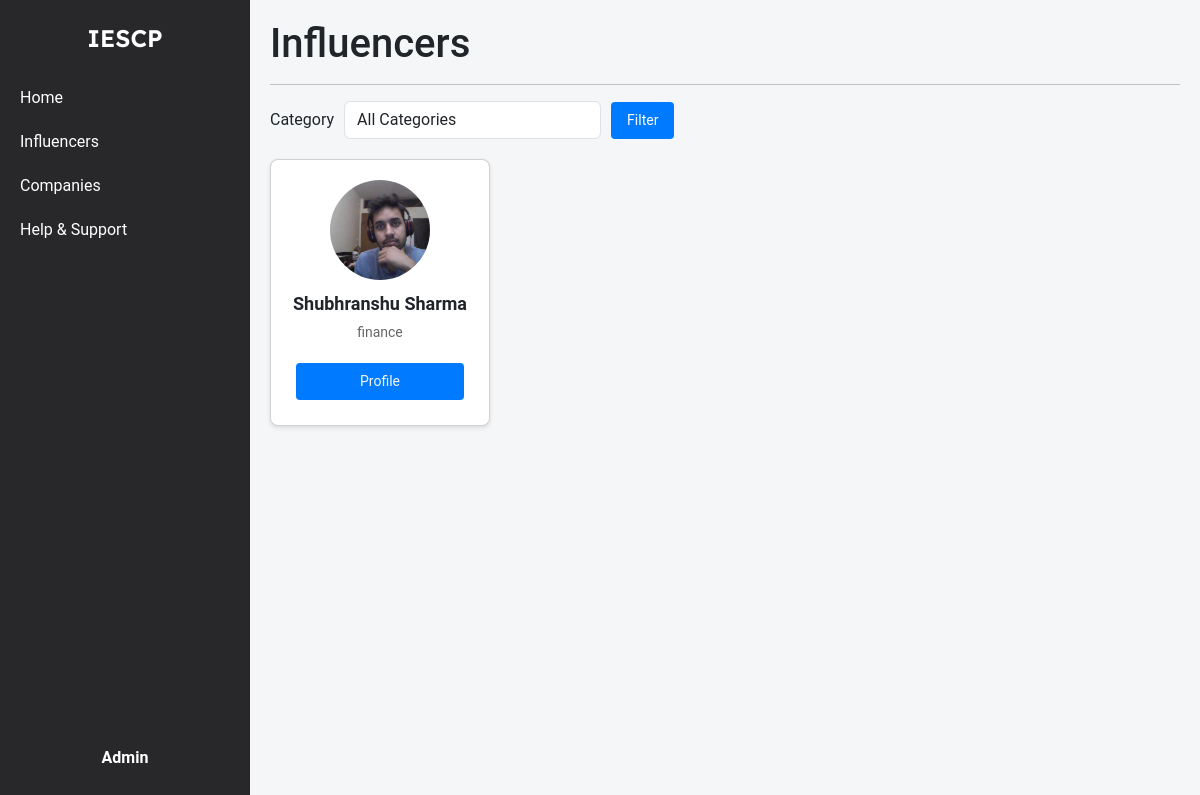
Page /admin/influencer_view (signed in) on the earlier database version.
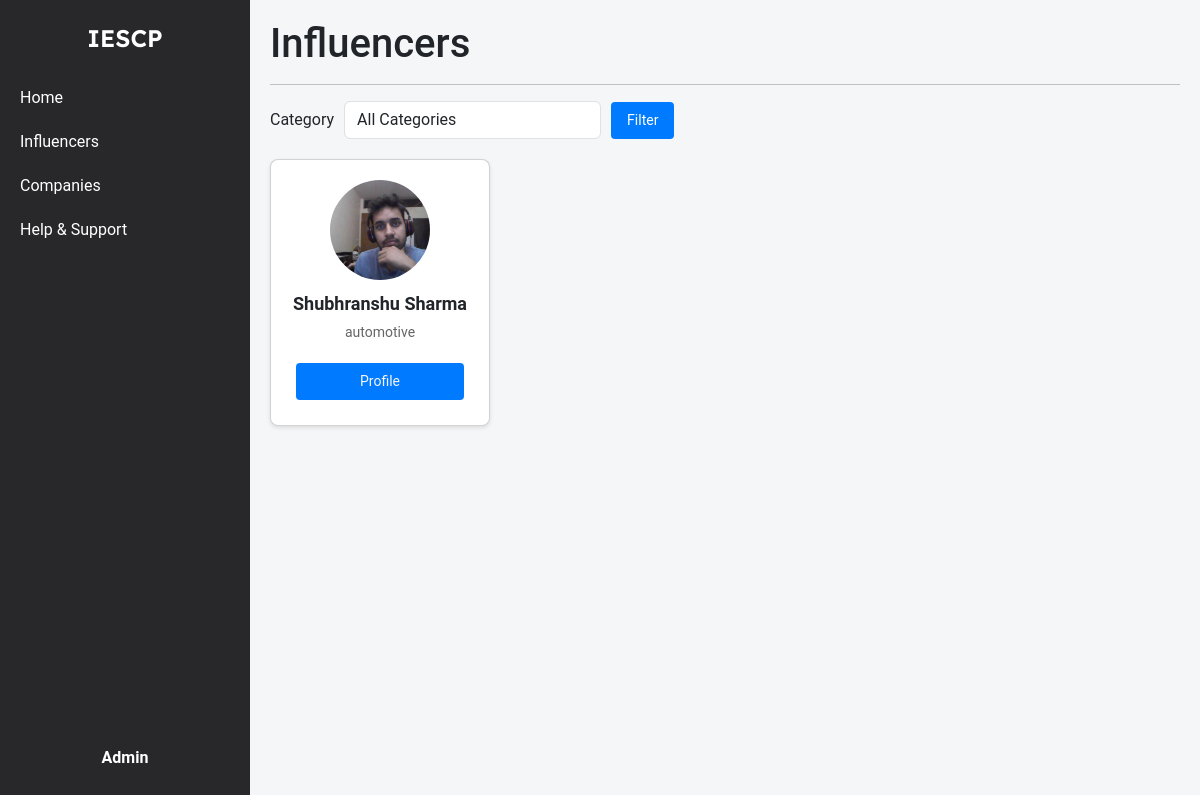
Same page on the later database version.
### models.py (models this page shows)
class Influencer(db.Model):
    __tablename__ = 'influencers'
    id = db.Column(db.Integer, primary_key=True)
    name = db.Column(db.String(255), nullable=False)
    username = db.Column(db.String(255), unique=True, nullable=False)
    email = db.Column(db.String(255), unique=True, nullable=False)
    password_hash = db.Column(db.String(255), nullable=False)
    category = db.Column(db.String(255), nullable=False)
    interest = db.Column(db.String(255), nullable=False)
    reach = db.Column(db.Integer, nullable=False)
    social_media_links = db.Column(db.String(255), nullable=False)
    bio = db.Column(db.String(255), nullable=False)
    profile_picture = db.Column(db.String(255), nullable=False)
    campaigns = db.relationship('Campaign', secondary=influencer_campaign_association, back_populates='influencers')

### admin_routes.py (the view)
@app.route('/admin/influencer_view')
@admin_auth_required
def admin_influencer_view():
    user = Admin.query.get(session['admin_id'])
    selected_category = request.args.get('category', '')
    if selected_category:
        influencers = Influencer.query.filter_by(category=selected_category).all()
    else:
        influencers = Influencer.query.all()
    categories = [
        "fashion",
        "beauty",
        "fitness and health",
        "travel",
        "food and beverage",
        "lifestyle",
        "finance",
        "automotive",
        "entertainment",
        "education",
        "business",
        "art and design",
        "sports",
        "sustainability and environmental",
        "politics and social issues"
    ]
    return render_template(
        'admin_influencer_view.html',
        influencers=influencers,
        categories=categories,
        selected_category=selected_category,
        user=user
    )

### admin_routes.py (called while the page is built)
def admin_auth_required(func):
    @wraps(func)
    def func4(*args, **kwargs):
        if 'admin_id' in session:
            return func(*args, **kwargs)
        else:
            flash("Please login first")
            return redirect(url_for('admin_login'))
    return func4

### templates/admin_influencer_view.html (shortened to what this page needs)
{% extends 'layout.html' %}
{% block content %}
    <div class="container-box">
        <div class="sidebar">
            <div class="logo">IESCP</div>
            <ul>
                <li><a href="{{ url_for('admin_home') }}">Home</a></li>
                <li><a href="{{ url_for('admin_influencer_view') }}">Influencers</a></li>
                <li><a href="{{ url_for('admin_company_view') }}">Companies</a></li>
                <li><a href="#">Help & Support</a></li>
            </ul>
            <div class="profile">
                <a href="{{ url_for('admin_dashboard') }}">
                    <div class="profile-name-category">
                        <span class="name">{{ user.name }}</span>
                    </div>
                </a>
            </div>
        </div>
        <div class="main-content">
            <h1>Influencers</h1>
            <hr>
            <div class="filter-container">
                <form method="GET" action="{{ url_for('admin_influencer_view') }}" class="form-inline">
                    <div class="form-group">
                        <label for="category" class="mr-2">Category</label>
                        <select name="category" id="category" class="form-control">
                            <option value="">All Categories</option>
                        </select>
                    </div>
                    <button type="submit" class="btn btn-primary">Filter</button>
                </form>
            </div>
            <div class="card-container">
                {% for influencer in influencers %}
                <div class="card profile-card" data-category="{{ influencer.category }}">
                    <img src="{{ url_for('static', filename='profile_upload/influencer/' + influencer.username + '/' + influencer.profile_picture) }}" alt="Profile Picture">
                    <div class="name">{{ influencer.name }}</div>
                    <div class="category">{{ influencer.category }}</div>
                    <button class="btn-primary"><a href="{{ influencer.social_media_links }}" target="_blank">Profile</a></button>
                </div>
                {% endfor %}
            </div>
        </div>
    </div>
{% endblock %}

Differences in the rows shown:
changed Influencer "Shubhranshu Sharma": category "finance" → "automotive"
